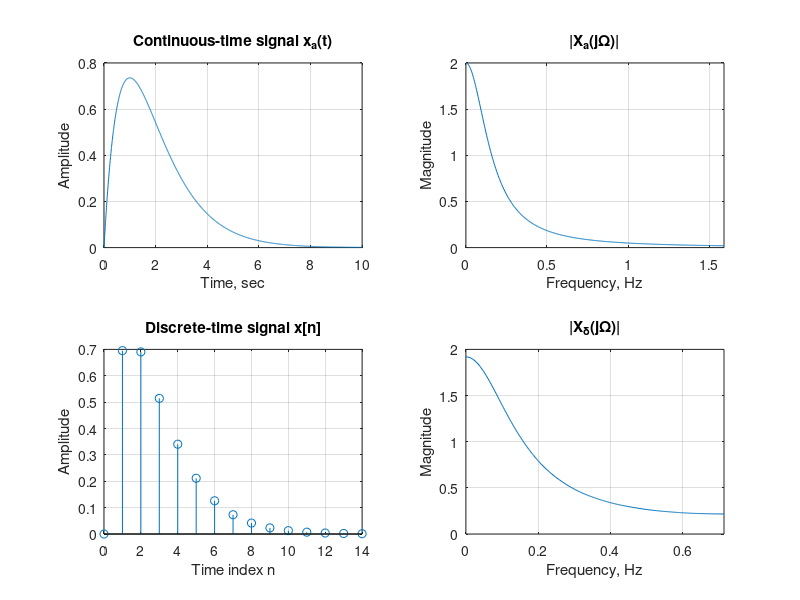

Source code (MATLAB):
% Illustration of the Aliasing Effect 
% in the Frequency-Domain
% Adapted from P5_3, Mitra.

clf;

% First plot:
subplot(2,2,1)
t = 0:0.005:10;
xa = 2*t.*exp(-t);
plot(t,xa);grid
xlabel('Time, sec');ylabel('Amplitude');
title('Continuous-time signal x_{a}(t)');

% Second plot:
subplot(2,2,2)
wa = 0:10/511:10;
ha = freqs(2,[1 2 1],wa);
plot(wa/(2*pi),abs(ha));grid;
xlabel('Frequency, Hz');ylabel('Magnitude');
title('|X_{a}(j\Omega)|');
axis([0 5/pi 0 2]);

% Third plot:
subplot(2,2,3)
T = 0.7;
n = 0:T:10;
xs = 2*n.*exp(-n);
k = 0:length(n)-1;
stem(k,xs);grid;
xlabel('Time index n');ylabel('Amplitude');
title('Discrete-time signal x[n]');

% Fourth plot:
subplot(2,2,4)
wd = 0:pi/255:pi;
hd = freqz(xs,1,wd);
plot(wd/(2*T*pi), T*abs(hd));grid;
xlabel('Frequency, Hz');ylabel('Magnitude');
title('|X_{\delta}(j\Omega)|');
axis([0 1/(2*T) 0 2])
